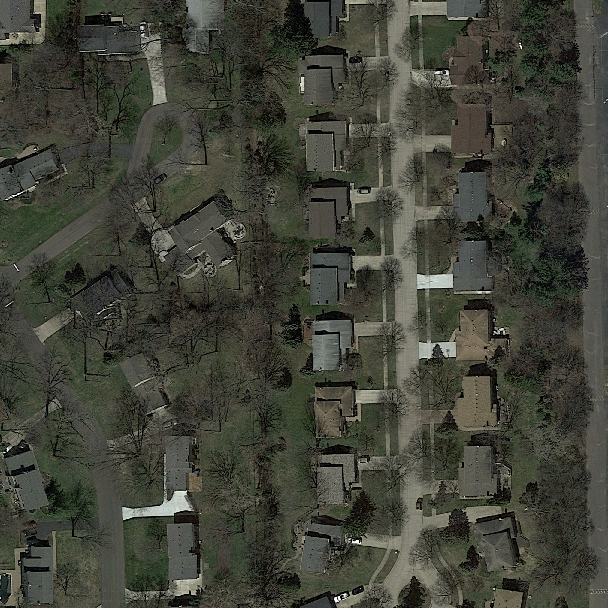
#> input picture testing/images/test_007.png, 608 x 608 px; its folder holds 4 pictures in this run
$ python baseline_rgb.py
#> lines starting #> are read from the running program, lines starting #| are printed output that depends on the picture
### helpers/submission.py
from pathlib import Path
import datetime
import os
import sys
import matplotlib.pyplot as plt
sys.path.append('../')

from helpers.mask_to_submission import *
from helpers.submission_to_mask import *

#### Applies the "mask_to_submission file that converts the predicted images to our output format
#   Output format: Each image is split into patches of 16 x 16 pixels, and then a 0 or 1 label is assigned to it
#   based on our predicted pixel-wise label
#   The public test score is based on those patch-wise predictions
#  ####

def submit_predictions(filenames, path='../testing/predictions/'):
  Path("../results/csv").mkdir(parents=True, exist_ok=True)
  submission_filename = '../results/csv/submission_' + datetime.datetime.now().strftime('%Y-%m-%d_%H_%M') + '.csv'
  image_filenames = []
  print(filenames)
  for i in range(0, 94):
    number = filenames[i]
    filename = path + 'test_' + str(number[5:8]) + ".png"
    print(filename)
    if not os.path.isfile(filename):
        print(filename + " not found")
        continue
    image_filenames.append(filename)

  masks_to_submission(submission_filename, *image_filenames)
  return submission_filename

  # [4 lines of commented-out code are left out]

### models/baseline_rgb.py


import sys
sys.path.append('../')
import numpy as np
import cv2
from matplotlib import pyplot as plt
import os
import glob
from pathlib import Path
import tensorflow as tf
from helpers.submission import *
from helpers.threshold import *
from helpers.morph import *
from helpers.postprocessing import plot_comparison
def pixel_threshold(img):
    w, h = img.shape
    img = cv2.cvtColor(img, cv2.COLOR_BGR2RGB)

    lowerBound = (95, 95, 95);
    upperBound = (120, 120, 120);

    mask = cv2.inRange(img, lowerBound, upperBound)
    # mask = cv2.cvtColor(mask, cv2.COLOR_BGR2GRAY)
    # morph = morph_closing(mask, filter_size = 4)
    # morph = morph_erosion(morph, filter_size=3)
    # morph = morph_area_opening(morph, area_size=40)

    # plot_comparison([img, mask, morph],
    #                 ['satellite', 'prediction', 'morphed'],
    #                 [None] + [plt.cm.gray] * 20,
    #                 -1,
    #                 'morphed/thresholds_area_300_opening_10_closing_1_area_500/',
    #                 show = True)

    # plt.imshow(mask)

    # plt.show()

    return mask

def baseline_color():
    satellite_path = '../testing/images/'
    new_images_path = '../testing/predictions_baseline/'

    satellite_images_names = sorted(os.listdir(satellite_path))
    filenames = sorted(os.listdir(satellite_path))
    satellite_images_list = [cv2.imread(file, cv2.IMREAD_GRAYSCALE) for file in sorted(
    glob.glob(satellite_path + '*.png'))]
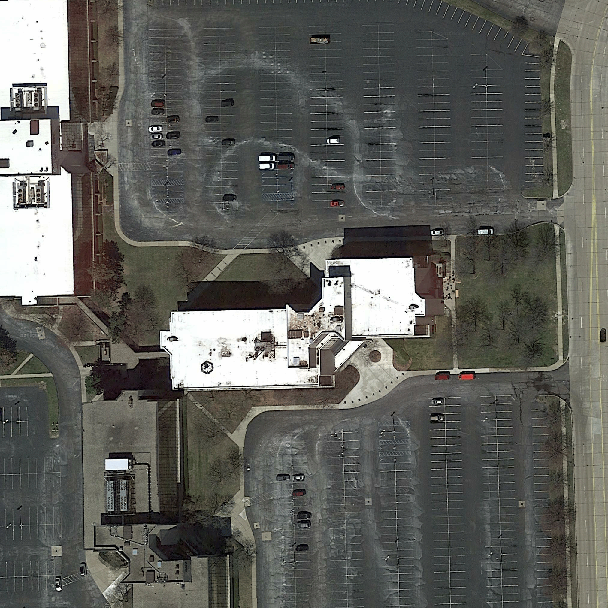
#> input picture testing/images/test_008.png, 608 x 608 px
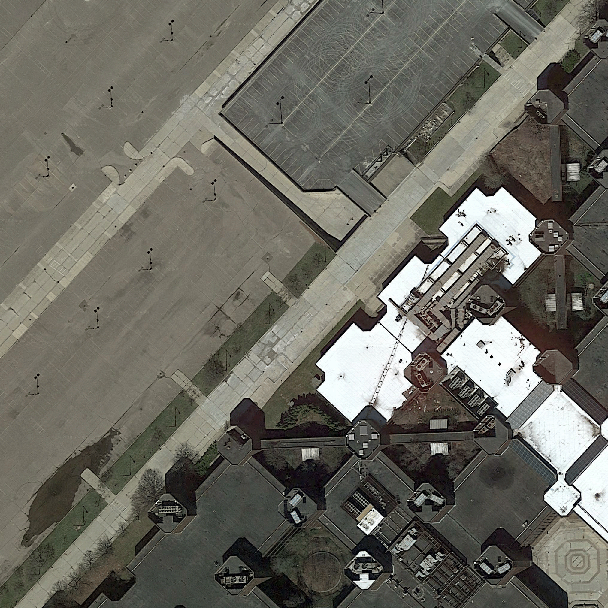
#> input picture testing/images/test_009.png, 608 x 608 px
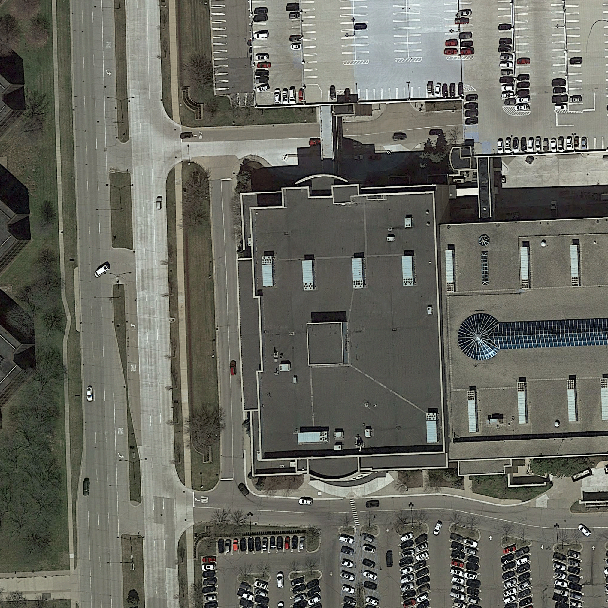
#> input picture testing/images/test_010.png, 608 x 608 px
#> satellite_images_list = 4 items

    Path(new_images_path).mkdir(parents=True, exist_ok=True)

    for i, im in enumerate(satellite_images_list):
            new_im = pixel_threshold(im)
            #new_im = np.expand_dims(new_im, axis=2)
          #   encoded = tf.image.encode_png(new_im)
            name = new_images_path  + "test_" + str(filenames[i][5:8]) + ".png"
            cv2.imwrite(name, new_im)
            print("Written to " + new_images_path + "test_" + str(filenames[i][5:8]) + ".png")
#> this loop made 4 passes
#| Written to ../testing/predictions_baseline/test_007.png
#| Written to ../testing/predictions_baseline/test_008.png
#| Written to ../testing/predictions_baseline/test_009.png
#| Written to ../testing/predictions_baseline/test_010.png
#> pass 1, in pixel_threshold, `mask = cv2.inRange(img, lowerBound, upperBound)`:
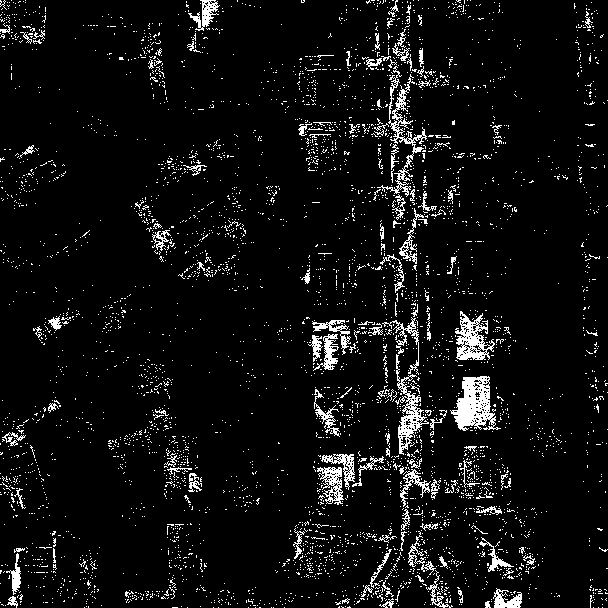
#> mask: shape (608, 608); 6.3% white in thin lines or dots
#> pass 2, in pixel_threshold (call 2), `mask = cv2.inRange(img, lowerBound, upperBound)`:
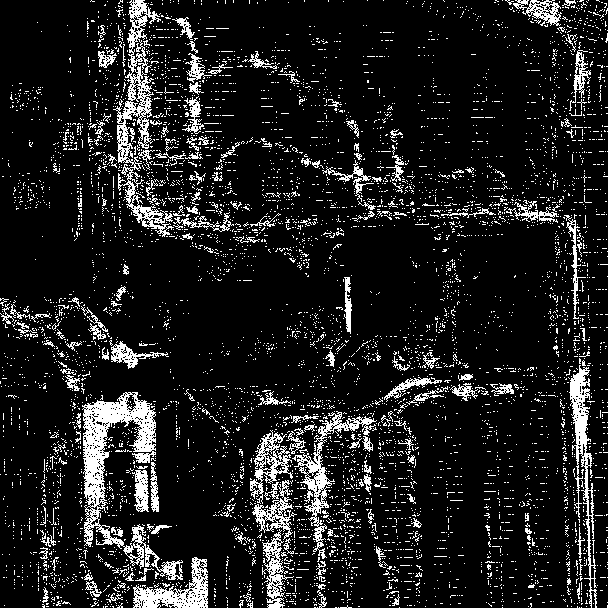
#> mask: shape (608, 608); 11.7% white in thin lines or dots

    new_filenames = os.listdir(new_images_path)
    if '.DS_Store' in new_filenames:
        new_filenames.remove('.DS_Store')
    submit_predictions(new_filenames, path = new_images_path)


#> (the run stopped early here; a loop or call above may not have finished)
